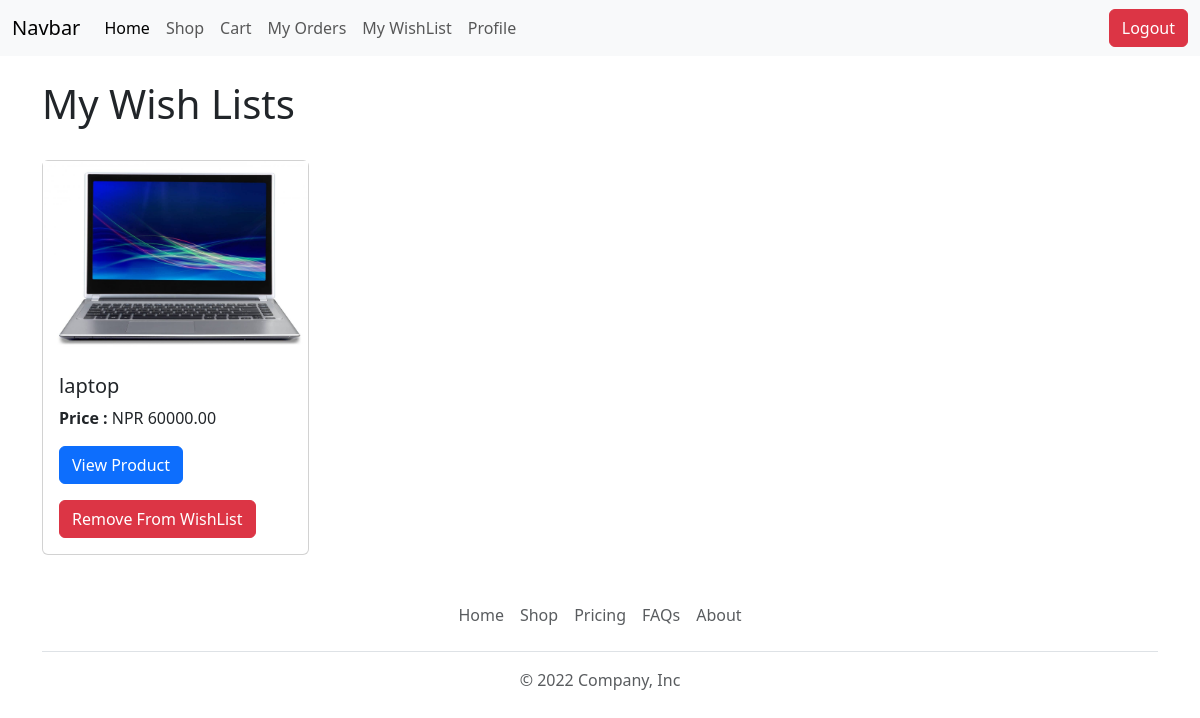
/wishlist/ (signed in), run on the app's committed database.
### ecommerce/models.py (models this page shows, shortened)
class WishList(models.Model):
    user= models.ForeignKey(User, on_delete = models.CASCADE  )
    product = models.ForeignKey(Product, on_delete = models.CASCADE)

class Product(models.Model):
    name = models.CharField(max_length=225)
    image = models.FileField(upload_to='product/images', null=True, blank=True)
    price = models.DecimalField(max_digits=10, decimal_places=2)
    quantity = models.IntegerField()
    description = models.TextField()

### ecommerce/views.py (the view)
# urls.py: path('wishlist/', wishlist),
def wishlist(request):
    user = request.user
    if user.is_authenticated:
        wishlists = WishList.objects.filter(user=user)
    else :
        wishlists = None
    return render(request, 'frontend/wishlist.html', {'wishlists': wishlists})

### templates/frontend/wishlist.html (shortened to what this page needs)
{% extends 'frontend/layout/main.html' %}
{% block content %}
<div class="container mt-4">
    <h1>My Wish Lists</h1>
    {% if user.is_authenticated %}
    {% if wishlists %}
    <div class="row mt-3  g-3">
        {% for item in wishlists%}
        <div class="col-lg-3">
            <div class="card">
                {% if item.product.image%}
                <img src="{{item.product.image.url}}" alt='{{item.product.image}}'>
                {% else %}
                <img src="https://www.pngkey.com/png/full/233-2332677_ega-png.png" alt='https://www.pngkey.com/png/full/233-2332677_ega-png.png'>
                {% endif %}
                <div class="card-body">
                    <h5 class="card-title">{{item.product.name}}</h5>
                    <p class="card-text"><strong>Price : </strong>NPR {{item.product.price}}</p>
                    <a href="/product/{{item.product.id}}" class="btn btn-primary">View Product</a>
                    <form method="POST" action="/remove-from-wishlist/{{ item.id }}">
                        <div class="row">
                            <div class="col-lg-12 mt-3">
                                <div class="">
                                    <button type="submit" class="btn btn-danger">Remove From WishList</button>
                                </div>
                            </div>
                        </div>
                    </form>
                </div>
            </div>
        </div>
   {% endfor %}
    </div>
    {% else %}
    <p class="text-center">List is empty</p>
    {% endif %}
    {% else %}
    <p>Please <a href="/login/">log in</a> to view your orders.</p>
    {% endif %}
</div>
{% endblock %}

### data on the page
WishList: product.image (picture), product.name "laptop", product.price "60000.00"
